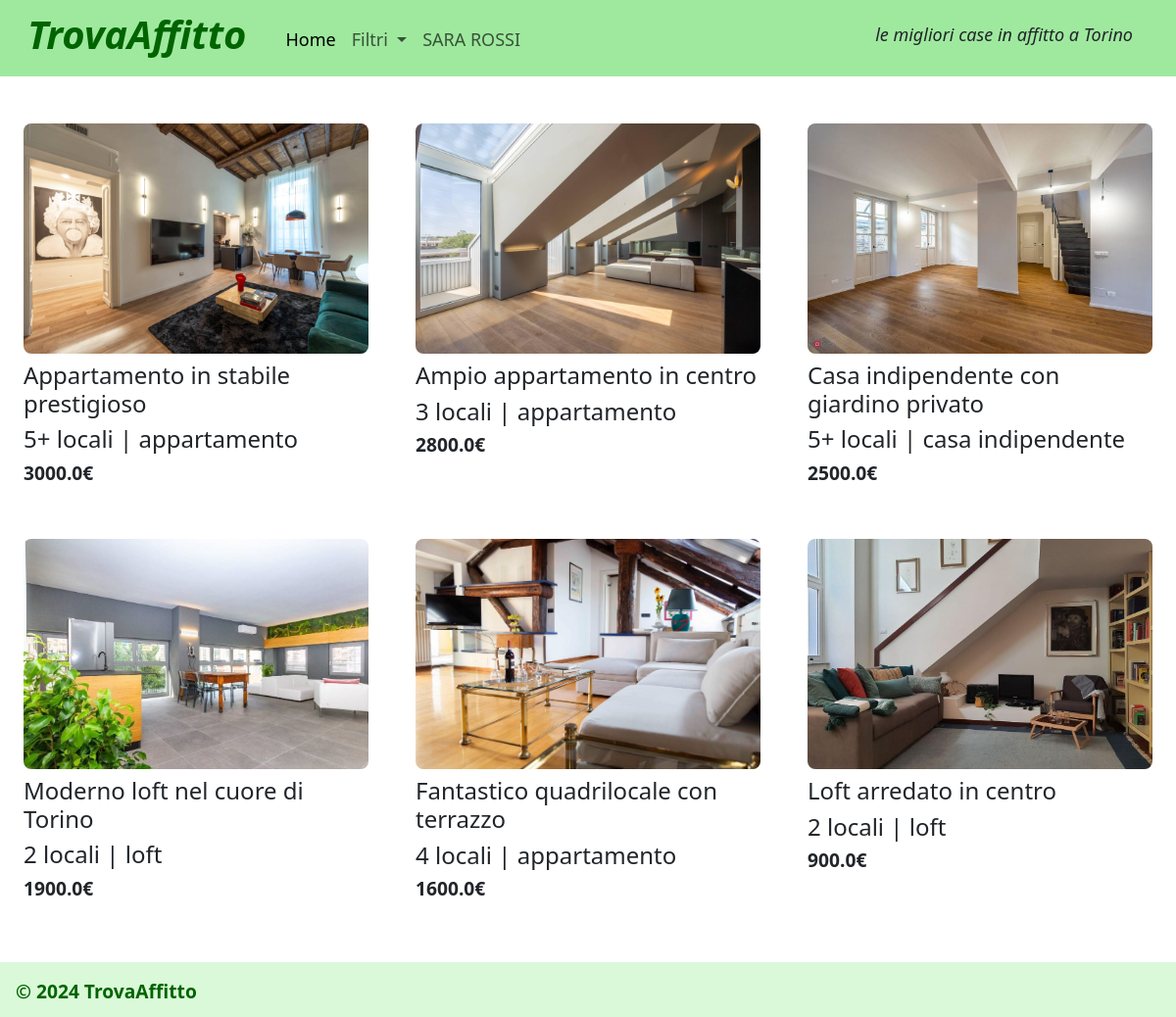
Screenshot of / (signed in) with the database file from the repository.
### tables this page shows
CREATE TABLE "utenti" (
	"email"	TEXT NOT NULL UNIQUE,
	"nome"	TEXT NOT NULL,
	"cognome"	TEXT NOT NULL,
	"password"	TEXT NOT NULL,
	"tipologia_utente"	TEXT NOT NULL,
	"id"	INTEGER,
	PRIMARY KEY("id" AUTOINCREMENT)
);

CREATE TABLE "annunci" (
	"id"	INTEGER NOT NULL UNIQUE,
	"titolo"	TEXT NOT NULL,
	"tipologia"	TEXT NOT NULL,
	"locali"	INTEGER NOT NULL,
	"descrizione"	TEXT NOT NULL,
	"prezzo"	REAL NOT NULL,
	"arredata"	INTEGER NOT NULL,
	"disponibilita"	INTEGER NOT NULL,
	"indirizzo"	TEXT NOT NULL,
	"id_locatore"	INTEGER NOT NULL,
	PRIMARY KEY("id" AUTOINCREMENT),
	FOREIGN KEY("id_locatore") REFERENCES "utenti"("id")
);

CREATE TABLE "foto" (
	"id_foto"	INTEGER,
	"id_annuncio"	INTEGER NOT NULL,
	"foto_annuncio"	TEXT NOT NULL,
	FOREIGN KEY("id_annuncio") REFERENCES "annunci"("id"),
	PRIMARY KEY("id_foto" AUTOINCREMENT)
);

### app.py (the view)
@app.route('/')
def home():
    ordina = request.args.get('ordina')
    print(ordina)
    if not ordina:
        annunci_db = annunci_dao.get_annunci()
        ordina = 0
    elif int(ordina)==1:
        annunci_db = annunci_dao.get_annunci_ordinati_per_locali()
    annunci = [dict(row) for row in annunci_db] #copia i dati ottenuti dal db in una lista di dizionari, in modo che siano modificabili
    for annuncio in annunci:
        foto_db = foto_dao.get_foto_annuncio(annuncio['id']) #prende le foto della tabella 'foto' associate al id_annunci0
        if (len(foto_db)>0):
            foto_list=[]
            for foto in foto_db:
                foto_list.append(foto['foto_annuncio'])
        annuncio['foto']=foto_list
    return render_template('home.html', annunci = annunci , ordinamento = ordina)

### annunci_dao.py (called while the page is built)
def get_annunci():
    query = 'SELECT * FROM annunci ORDER BY prezzo DESC' #seleziona tutti i campi di tutti gli annunci in ordine di prezzo descrescente
    connection = sqlite3.connect('db/db-affitti.db')
    connection.row_factory = sqlite3.Row  #converte la tupla a dizionario
    cursor = connection.cursor()
    cursor.execute(query)
    annunci = cursor.fetchall()
    cursor.close()
    connection.close()
    return annunci

### app.py (called while the page is built)
@login_manager.user_loader
def load_user(user_id):
    utente_db = utenti_dao.get_utente_by_id(user_id) #prendo i dati dell'utente corrispondente all'id passata come parametro
    if utente_db: # se l'utente esiste, creo un oggetto User() con i campi dell'utente
        user = User(id=utente_db['id'], email=utente_db['email'], nome=utente_db['nome'], cognome=utente_db['cognome'], password=utente_db['password'], tipologia_utente=utente_db['tipologia_utente']) #creo un nuovo oggetto User
    else:
        user=None
    return user

### foto_dao.py (called while the page is built)
def get_foto_annuncio(id_annuncio):
    query = 'SELECT * FROM foto WHERE id_annuncio=?' #seleziona tutte le foto dell'annuncio
    connection = sqlite3.connect('db/db-affitti.db')
    connection.row_factory = sqlite3.Row  #converte la tupla a dizionario
    cursor = connection.cursor()
    cursor.execute(query, (id_annuncio,))
    foto = cursor.fetchall()
    cursor.close()
    connection.close()
    return foto

### utenti_dao.py (called while the page is built)
def get_utente_by_id(id):
    query = 'SELECT * FROM utenti WHERE id = ?' #seleziona tutti i campi dell'utente che ha l'id passato come parametro
    connection = sqlite3.connect('db/db-affitti.db')
    connection.row_factory = sqlite3.Row  #converte la tupla a dizionario
    cursor = connection.cursor()
    cursor.execute(query, (id,))
    utente = cursor.fetchone()
    cursor.close()
    connection.close()
    return utente

### templates/home.html (shortened to what this page needs)
{% extends "base.html" %}
{% block navbar %}
<li class="nav-item dropdown">
    <a class="nav-link dropdown-toggle" role="button" data-bs-toggle="dropdown" aria-expanded="false">
      Filtri
    </a>
</li>
{% endblock %}
{% block content %}
<main>
    <article class="row g-0">
    {% for annuncio in annunci %}
        {% if annuncio.disponibilita==1 %}
        <div class="col-lg-4 col-md-6 col-sm-12 p-4">
            <a href="{{url_for('annuncio', id=annuncio.id)}}">
                <img src="{{url_for('static', filename=annuncio.foto[0])}}" class="img-casa" alt="Immagine casa">
            </a>
            <section id="annuncio-casa-home">
                <h1 id="casa-titolo">{{annuncio.titolo}}</h1>
                {% if annuncio.locali==5 and annuncio.tipologia!='indipendente' %}<h2 id="casa-locali-tipo">5+ locali  |  {{annuncio.tipologia}}</h2>
                {% elif annuncio.locali==5 and annuncio.tipologia=='indipendente' %}<h2 id="casa-locali-tipo">5+ locali  |  casa indipendente</h2>
                {% elif annuncio.locali!=5 and annuncio.tipologia=='indipendente' %}<h2 id="casa-locali-tipo">{{annuncio.locali}}  |  casa indipendente</h2>
                {% else %}<h2 id="casa-locali-tipo">{{annuncio.locali}} locali  |  {{annuncio.tipologia}}</h2>{% endif %}
                <h3 id="casa-prezzo">{{annuncio.prezzo}}€</h3>
            </section>
        </div>
        {% endif %}
    {% endfor %}
    </article>
</main>
{% endblock %}

### templates/base.html (shortened to what this page needs)
<!DOCTYPE html>
<html lang="en">
<head>
    <link href="https://cdn.jsdelivr.net/npm/bootstrap@5.3.2/dist/css/bootstrap.min.css" rel="stylesheet">
    <link rel="stylesheet" href="{{url_for('static', filename='style.css')}}">
</head>
<body>
  <header id="myheader">
      <nav class="navbar navbar-expand-lg mb-2" id="mynav">
          <div class="container-fluid">
            <h1 id="mytitle">TrovaAffitto</h1>
            <div class="collapse navbar-collapse" id="navbarSupportedContent">
              <ul class="navbar-nav mb-2">
                <li class="nav-item">
                  <a class="nav-link {% if request.path=='/' %} active {% endif %}" href="{{url_for('home')}}">Home</a>
                </li>
                {% block navbar %}{% endblock %}
                {% if not current_user.is_authenticated %}
                <li class="nav-item">
                  <a class="nav-link {% if request.path=='/login' %} active {% endif %}" href="{{url_for('login')}}">Login</a>
                </li>
                {% else %}
                <li class="nav-item">
                  <a class="nav-link {% if request.path=='/profile/'~current_user.id %} active {% endif %}" href="{{url_for('profile', id=current_user.id)}}">{{current_user.nome.upper()}} {{current_user.cognome.upper()}}</a>
                </li>
                {% endif %}
              </ul>
            </div>
            <p id="descrizione-navbar">le migliori case in affitto a Torino</p>
          </div>
      </nav>
  </header>
  <div class="content">
    {% block content %}
    {% endblock %}
  </div>
  <footer>
    <p>© 2024 TrovaAffitto</p>
  </footer>
</body>
</html>

### static/style.css (style rules this page uses)
#mynav { background-color:#9fe99f; }
#descrizione-navbar { justify-content: last baseline; align-items: center; font-size: large; font-weight: 500; font-style: italic; padding-top: 0.5rem; margin-right: 2rem; }
#mytitle { font-weight:700; font-style: oblique; color:darkgreen; padding-right: 2rem; padding-left: 1rem; }
.nav-link { font-size: large; font-weight: 500; padding-right: 2rem; padding-top: 1.2rem; }
.img-casa { width: 100%; border-radius: 0.5rem; }
#casa-titolo { padding-top: 0.5rem; font-size: 1.5rem; font-weight: 500; }
#casa-locali-tipo { font-weight: 200; font-size: x-large; }
#casa-prezzo { font-weight: 600; font-size: larger; }
footer { background-color:#DAF9D8; height: 3.5rem; width: 100%; margin-top: 2rem; }
footer p { padding: 1rem 1rem 0.5rem 1rem; font-weight: 600; font-size: larger; color: darkgreen; }
.content { min-height: 31.5rem; }

### rows the page displays
utenti: nome "SARA", cognome "ROSSI"
annunci: foto_annuncio (picture), titolo "Appartamento in stabile prestigioso", tipologia "appartamento", prezzo "3000.0"
annunci: foto_annuncio (picture), titolo "Ampio appartamento in centro", locali "3", tipologia "appartamento", prezzo "2800.0"
annunci: foto_annuncio (picture), titolo "Casa indipendente con giardino privato", locali "5+ locali | casa indipendente", prezzo "2500.0"
annunci: foto_annuncio (picture), titolo "Moderno loft nel cuore di Torino", locali "2", tipologia "loft", prezzo "1900.0"
annunci: foto_annuncio (picture), titolo "Fantastico quadrilocale con terrazzo", locali "4", tipologia "appartamento", prezzo "1600.0"
annunci: foto_annuncio (picture), titolo "Loft arredato in centro", locali "2", tipologia "loft", prezzo "900.0"
